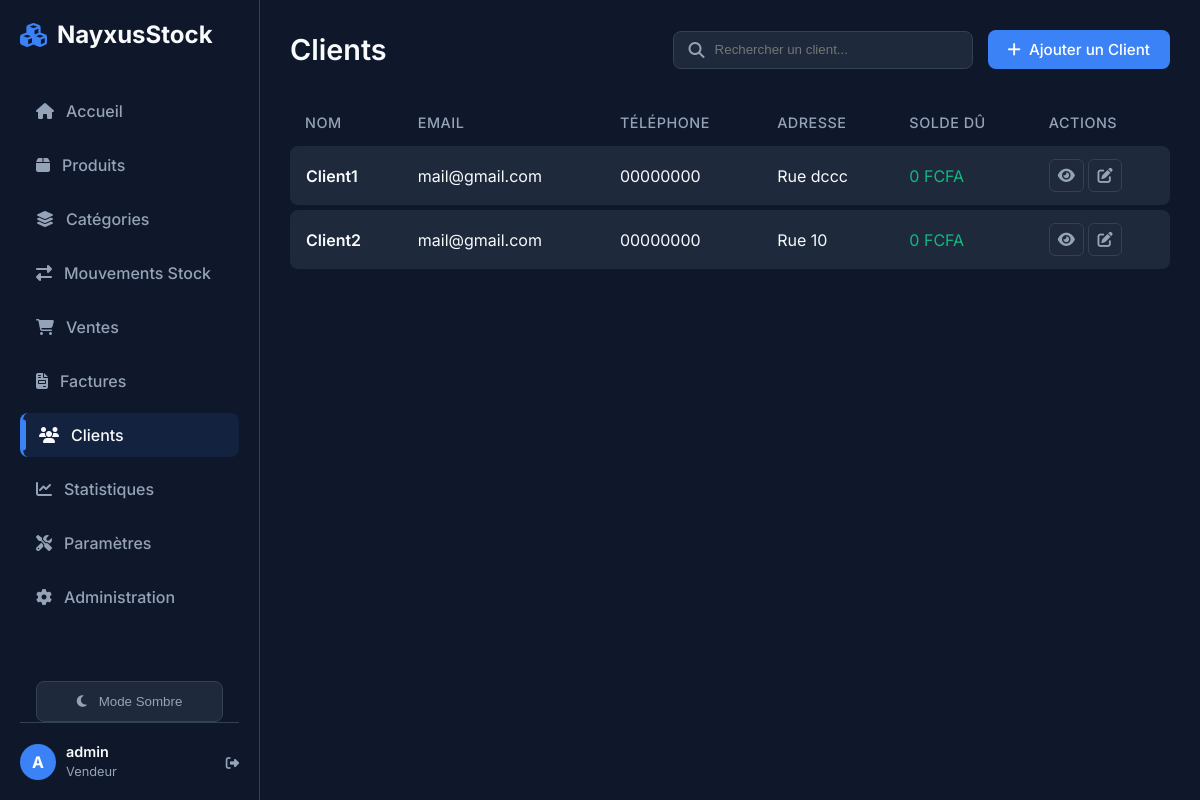
/sales/clients/ (signed in), run on the app's committed database.
### core/models.py (models this page shows, shortened)
class StoreSettings(models.Model):
    name = models.CharField(max_length=100, default="NayxusStock", verbose_name="Nom du magasin")
    address = models.TextField(blank=True, null=True, verbose_name="Adresse")
    phone = models.CharField(max_length=50, blank=True, null=True, verbose_name="Téléphone")
    email = models.EmailField(blank=True, null=True, verbose_name="Email")
    logo = models.ImageField(upload_to='logo/', blank=True, null=True, verbose_name="Logo")
    class Meta:
        verbose_name = "Paramètres du magasin"
        verbose_name_plural = "Paramètres du magasin"
    @classmethod
    def get_settings(cls):
        obj, created = cls.objects.get_or_create(id=1)
        return obj

### users/models.py (models this page shows, shortened)
class User(AbstractUser):
    class Role(models.TextChoices):
        ADMIN = "ADMIN", "Administrateur"
        SELLER = "SELLER", "Vendeur"
    role = models.CharField(max_length=50, choices=Role.choices, default=Role.SELLER)
    phone = models.CharField(max_length=20, blank=True, null=True)

### sales/models.py (models this page shows, shortened)
class Customer(models.Model):
    name = models.CharField(max_length=200, verbose_name="Nom")
    email = models.EmailField(blank=True, null=True, verbose_name="Email")
    phone = models.CharField(max_length=20, blank=True, null=True, verbose_name="Téléphone")
    address = models.TextField(blank=True, null=True, verbose_name="Adresse")
    created_at = models.DateTimeField(auto_now_add=True, verbose_name="Date de création")
    class Meta:
        verbose_name = "Client"
        verbose_name_plural = "Clients"

### sales/views.py (the view)
# urls.py: path('clients/', customer_list, name='customer_list'),
@login_required
def customer_list(request):
    query = request.GET.get('search', '')
    customers = Customer.objects.all()
    if query:
        customers = customers.filter(Q(name__icontains=query) | Q(phone__icontains=query))
    return render(request, 'sales/customer_list.html', {'customers': customers, 'search_query': query})

### core/context_processors.py (called while the page is built)
def store_info(request):
    return {
        'store': StoreSettings.get_settings()
    }

def stock_alerts(request):
    count = Product.objects.filter(quantity__lte=F('alert_threshold')).count()
    return {
        'low_stock_alert_count': count
    }

### sales/templates/sales/customer_list.html (shortened to what this page needs)
{% extends 'core/base.html' %}
{% block content %}
<div class="page-header">
    <div class="header-title">
        <h1 class="page-title">Clients</h1>
    </div>
    <div class="header-actions">
        <div class="search-bar">
            <i class="fas fa-search"></i>
            <input type="text" placeholder="Rechercher un client...">
        </div>
        <a href="{% url 'customer_add' %}" class="btn btn-primary">
            <i class="fas fa-plus"></i> Ajouter un Client
        </a>
    </div>
</div>
<div class="table-container">
    <table>
        <thead>
            <tr>
                <th>Nom</th>
                <th>Email</th>
                <th>Téléphone</th>
                <th>Adresse</th>
                <th>Solde Dû</th>
                <th>Actions</th>
            </tr>
        </thead>
        <tbody>
            {% for customer in customers %}
            <tr class="data-row">
                <td style="font-weight: 600;">{{ customer.name }}</td>
                <td>{{ customer.email|default:"—" }}</td>
                <td>{{ customer.phone|default:"—" }}</td>
                <td>{{ customer.address|default:"—" }}</td>
                <td>
                    {% if customer.balance > 0 %}
                    <span style="color: #ef4444; font-weight: 600;">{{ customer.balance }} FCFA</span>
                    {% else %}
                    <span style="color: #10b981;">0 FCFA</span>
                    {% endif %}
                </td>
                <td>
                    <a href="{% url 'customer_detail' customer.pk %}" class="btn btn-outline btn-icon"
                        title="Voir détail">
                        <i class="fas fa-eye"></i>
                    </a>
                    <a href="{% url 'customer_edit' customer.pk %}" class="btn btn-outline btn-icon" title="Modifier">
                        <i class="fas fa-edit"></i>
                    </a>
                </td>
            </tr>
            {% empty %}
            <tr>
                <td colspan="6" style="text-align:center; color: var(--text-secondary);">
                    Aucun client enregistré. Ajoutez-en un pour commencer !
                </td>
            </tr>
            {% endfor %}
        </tbody>
    </table>
</div>
{% endblock %}

### core/templates/core/base.html (shortened to what this page needs)
{% load static %}
<!DOCTYPE html>
<html lang="fr">
<head>
    <link rel="stylesheet" href="https://cdnjs.cloudflare.com/ajax/libs/font-awesome/6.4.0/css/all.min.css">
    <link rel="stylesheet" href="{% static 'css/style.css' %}?v=1.1">
</head>
<body>
    <aside class="sidebar">
        <div class="brand">
            <i class="fas fa-cubes"></i>
            <span>{{ store.name }}</span>
        </div>
        <ul class="nav-links" style="overflow-y: auto; flex: 1; margin-right: -10px; padding-right: 10px;">
            <li class="nav-item">
                <a href="{% url 'dashboard' %}"
                    class="nav-link {% if request.resolver_match.url_name == 'dashboard' %}active{% endif %}">
                    <i class="fas fa-home"></i>
                    <span>Accueil</span>
                </a>
            </li>
            <li class="nav-item">
                <a href="{% url 'product_list' %}"
                    class="nav-link {% if request.resolver_match.url_name == 'product_list' %}active{% endif %}">
                    <i class="fas fa-box" {% if low_stock_alert_count > 0 %}style="color: #ef4444;"{% endif %}></i>
                    <span>Produits</span>
                </a>
            </li>
            <li class="nav-item">
                <a href="{% url 'category_list' %}"
                    class="nav-link {% if request.resolver_match.url_name == 'category_list' %}active{% endif %}">
                    <i class="fas fa-layer-group"></i>
                    <span>Catégories</span>
                </a>
            </li>
            <li class="nav-item">
                <a href="{% url 'stock_movement_list' %}"
                    class="nav-link {% if request.resolver_match.url_name == 'stock_movement_list' %}active{% endif %}">
                    <i class="fas fa-exchange-alt"></i>
                    <span>Mouvements Stock</span>
                </a>
            </li>
            <li class="nav-item">
                <a href="{% url 'sales_list' %}"
                    class="nav-link {% if request.resolver_match.url_name == 'sales_list' %}active{% endif %}">
                    <i class="fas fa-shopping-cart"></i>
                    <span>Ventes</span>
                </a>
            </li>
            <li class="nav-item">
                <a href="{% url 'invoice_list' %}"
                    class="nav-link {% if request.resolver_match.url_name == 'invoice_list' %}active{% endif %}">
                    <i class="fas fa-file-invoice"></i>
                    <span>Factures</span>
                </a>
            </li>
            <li class="nav-item">
                <a href="{% url 'customer_list' %}"
                    class="nav-link {% if request.resolver_match.url_name == 'customer_list' %}active{% endif %}">
                    <i class="fas fa-users"></i>
                    <span>Clients</span>
                </a>
            </li>
            <li class="nav-item">
                <a href="{% url 'statistics' %}"
                    class="nav-link {% if request.resolver_match.url_name == 'statistics' %}active{% endif %}">
                    <i class="fas fa-chart-line"></i>
                    <span>Statistiques</span>
                </a>
            </li>
            {% if user.is_staff or user.is_superuser %}
            <li class="nav-item">
                <a href="{% url 'store_settings' %}"
                    class="nav-link {% if request.resolver_match.url_name == 'store_settings' %}active{% endif %}">
                    <i class="fas fa-tools"></i>
                    <span>Paramètres</span>
                </a>
            </li>
            <li class="nav-item">
                <a href="{% url 'admin:index' %}" class="nav-link">
                    <i class="fas fa-cog"></i>
                    <span>Administration</span>
                </a>
            </li>
            {% endif %}
        </ul>
        <div style="margin-top: 20px; padding: 0 16px;">
            <button id="theme-toggle" class="nav-link" style="width: 100%; border: 1px solid var(--border-color); background: var(--bg-secondary); cursor: pointer; justify-content: center;">
                <i class="fas fa-moon" id="theme-icon"></i>
                <span id="theme-text">Mode Sombre</span>
            </button>
        </div>
        <div class="user-profile">
            <div class="avatar">{{ user.username|make_list|first|upper }}</div>
            <div class="user-info-text">
                <span class="user-name">{{ user.username }}</span>
                <span class="user-role">{{ user.get_role_display|default:"User" }}</span>
            </div>
            <form action="{% url 'logout' %}" method="post" style="display:inline;">
                <button type="submit"
                    style="background:none; border:none; color: var(--text-secondary); cursor: pointer; padding: 0;"><i
                        class="fas fa-sign-out-alt"></i></button>
            </form>
        </div>
    </aside>
    <main class="main-content">
        {% block content %}
        {% endblock %}
    </main>
</body>
</html>

### data on the page
StoreSettings: name "NayxusStock"
User: username|make_list "A", username "admin", role "Vendeur"
Customer: name "Client1", email "mail@gmail.com", phone "00000000", address "Rue dccc"
Customer: name "Client2", email "mail@gmail.com", phone "00000000", address "Rue 10"
